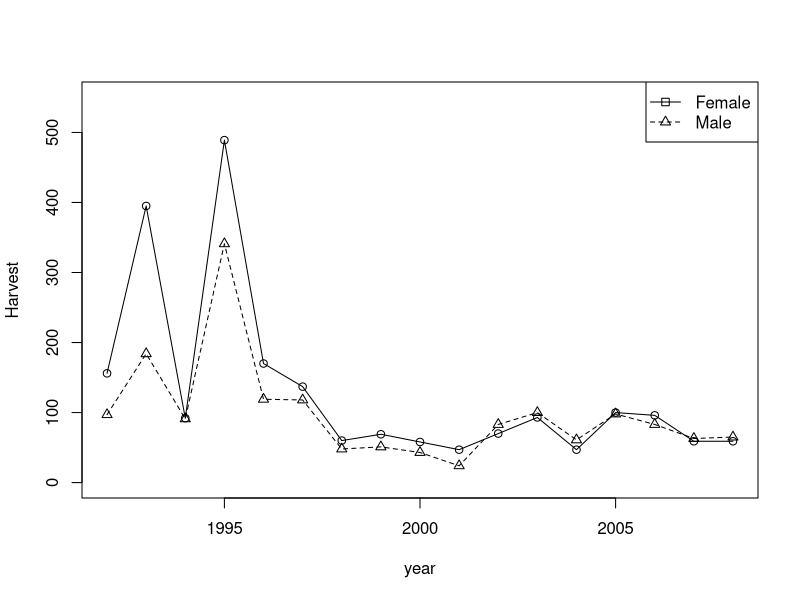

Reproduce this figure in R.
## plot Harvest data
Harv.data = read.csv("./_data_/Culling_1992_2008.csv",row.names = 1)

Female = colSums(Harv.data[1:8,])
Male = colSums(Harv.data[1:3+8,])

png("Harvest_data.png",width = 3.25,
    height = 2,res = 1200,units = "in",pointsize = 6)

plot(1992:2008,Female,ylab = "Harvest",xlab = "year",ylim = c(0,550))
lines(1992:2008,Female)

points(1992:2008,Male,pch = 2)
lines(1992:2008,Male,lty=2)

legend("topright", legend=c("Female","Male"),
        pch = c(0,2),lty=c(1,2), cex=1)
dev.off()









